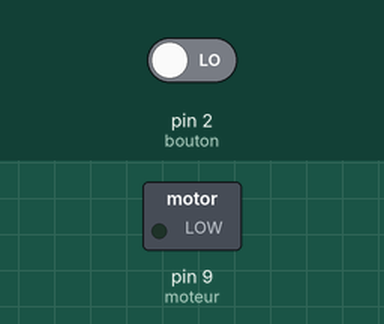
Recording of a sketch running on a simulated Arduino Uno, built with avr-gcc and run on an emulated ATmega328P. Shown: switched loads named in the sketch (green lamp = pin HIGH). The test bench sets the inputs (shaded band); at power-on: pin 2 (bouton) LOW.

Above: at 1.2 s.
1.3 s: pin 2 (bouton) driven HIGH
At 1.7 s:
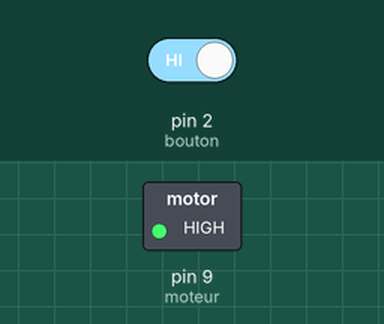
2.8 s: pin 2 (bouton) driven LOW
At 4.0 s:
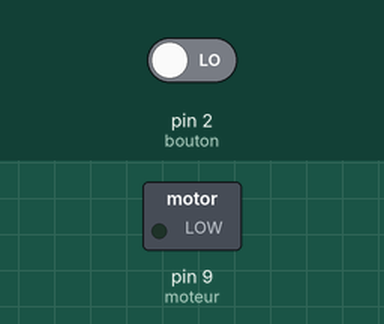
Timing chart, 0 to 5.8 s (numbered marks = the images above; inputs shaded):
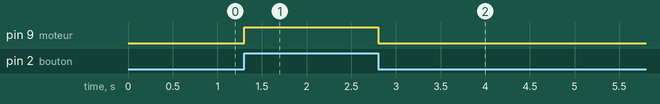

Measured:
- after the input at 1.3 s, pin 9 (moteur): LOW → HIGH at once
- after the input at 2.8 s, pin 9 (moteur): HIGH → LOW at once

The sketch:

Projet9_DisqueMotorise.ino
```cpp
const int bouton = 2 ;
const int moteur = 9 ;
int boutonEtat = 0 ;

void setup()
{
  pinMode(bouton,INPUT);
  pinMode(moteur,OUTPUT);
}

void loop()
{
  boutonEtat = digitalRead(bouton) ;
  if (boutonEtat == HIGH){
    digitalWrite(moteur,HIGH);
  }
  else{
    digitalWrite(moteur,LOW);
  }

}
```
